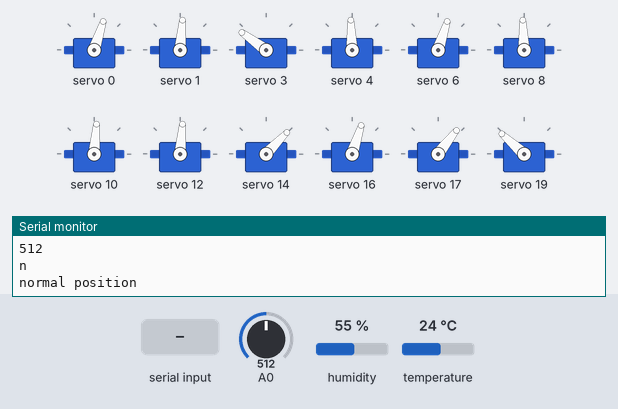
A sketch run on a simulated Arduino Uno, built with avr-gcc and run on an emulated ATmega328P. On the bench: 12 × servo, the last lines printed to the serial monitor. Inputs (shaded band) come from the test bench; at power-on: A0 = 512, humidity 55 %, temperature 24 °C.

Above: at 2.6 s.
2.7 s: "f" received over Serial
At 3.75 s:
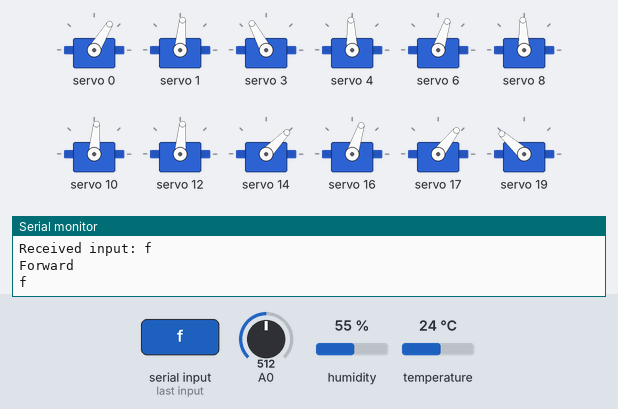
At 4.4 s:
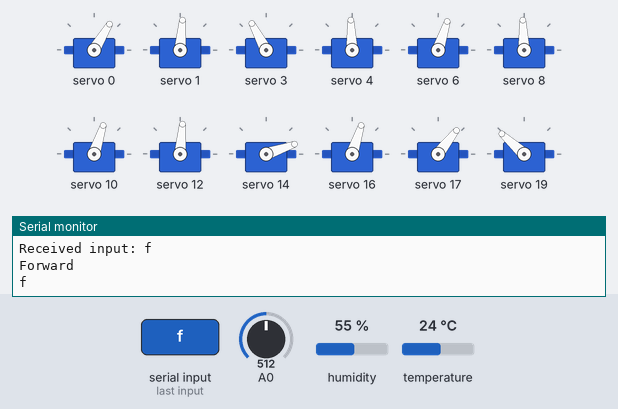
6.2 s: "b" received over Serial
9.7 s: "r" received over Serial
At 11.8 s:
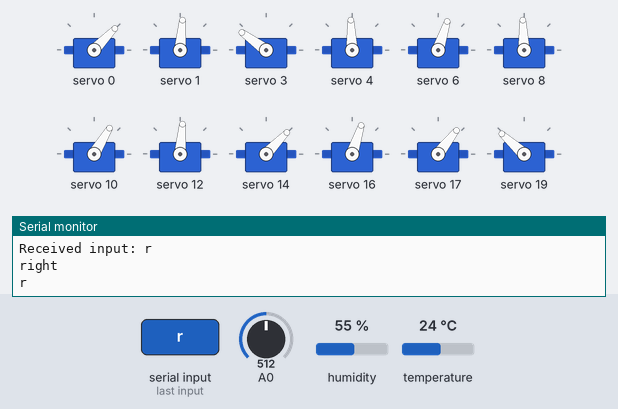
13.2 s: "l" received over Serial
16.7 s: "c" received over Serial
At 19.4 s:
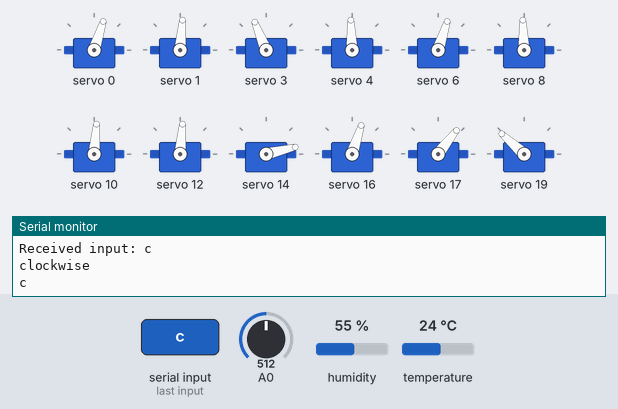
20.4 s: "a" received over Serial
Timing chart, 0 to 24.9 s (numbered marks = the images above; inputs shaded):
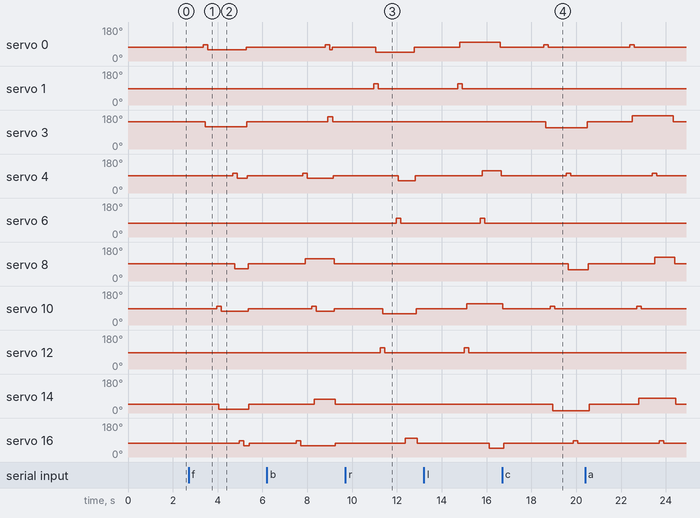

The sketch:

Hexapod_robot_surveillance.ino
```cpp
#include <Adafruit_PWMServoDriver.h>
#include "DHT.h"
#include <Wire.h>
#include <Adafruit_PWMServoDriver.h>

#define SERVOMIN  125                                                 // this is the 'minimum' pulse length count (out of 4096)
#define SERVOMAX  625                                                 // this is the 'maximum' pulse length count (out of 4096)
#define DHTPIN 2
#define DHTTYPE DHT11
/* The main algorithm behind the movement of hexapod to implement the wave gate
 */
int mq=A0;
int x;

Adafruit_PWMServoDriver pwm1 = Adafruit_PWMServoDriver(0x40);
Adafruit_PWMServoDriver pwm2 = Adafruit_PWMServoDriver(0x41);
DHT dht(DHTPIN, DHTTYPE);

// each servo motor is positioned at a specific angle in order to keep the hexapod in standing condition.
#define normal_leg11 50
#define normal_leg12 60
#define normal_leg13 105 //close to body
#define normal_leg21 65
#define normal_leg22 50
#define normal_leg23 65 //close to body
#define normal_leg31 60
#define normal_leg32 60
#define normal_leg33 30 //close to body
#define normal_leg41 50
#define normal_leg42 35
#define normal_leg43 100 //close to body
#define normal_leg51 65
#define normal_leg52 60
#define normal_leg53 65 //close to body
#define normal_leg61 45
#define normal_leg62 60
#define normal_leg63 39 //close to body

#define SERVO_FREQ 50 // Analog servos run at ~50 Hz updates

// delay of 25 milliseconds is given between // consecutive rotations of different servos.
#define DELAY 100


char command='n';

void setup() {
  Serial.begin(9600);

  pwm1.begin();
  pwm1.setPWMFreq(SERVO_FREQ);  // This is the PWM1 frequencY

  pwm2.begin();
  pwm2.setPWMFreq(SERVO_FREQ);  // This is the PWM2 frequency

  Serial.println(F("DHT ON"));
  dht.begin();

  pinMode(A0,INPUT);
}

void loop() {

//DHT11
  delay(1000);
  float h = dht.readHumidity();
  float t = dht.readTemperature();
  float f = dht.readTemperature(true);

  if (isnan(h) || isnan(t) || isnan(f)) {
    Serial.println(F("Failed to read from DHT sensor!"));
    return;
  }

  float hif = dht.computeHeatIndex(f, h);
  float hic = dht.computeHeatIndex(t, h, false);

  Serial.print(F("Humidity: "));
  Serial.print(h);
  Serial.print(F("%  Temperature: "));
  Serial.print(t);
  Serial.print(F("°C "));
  Serial.print(f);
  Serial.print(F("°F  Heat index: "));
  Serial.print(hic);
  Serial.print(F("°C "));
  Serial.print(hif);
  Serial.println(F("°F"));

//MQ6 sensor
  x=analogRead(A0);
  Serial.println(x);
  delay(500);

//hexapod
  if (Serial.available()>0) {
    command = Serial.read();
    Serial.print("Received input: ");
    Serial.println(command);
    Serial.read();
  }
    if(command=='f'){
      Serial.println("Forward");
      Serial.println(command);
      moveForward();
    }

    else if(command=='b'){
      Serial.println("back");
      Serial.println(command);
      moveBackward();
    }
    else if(command=='r'){
      Serial.println("right");
      Serial.println(command);
      moveRight();
    }
    else if(command=='l'){
      Serial.println("left");
      Serial.println(command);
      moveLeft();
    }
    else if(command=='c'){
      Serial.println("clockwise");
      Serial.println(command);
      turnClockWise();
    }
    else if(command=='a'){
      Serial.println("anticlockwise");
      Serial.println(command);
      turnAntiClockWise();
    }
    else if(command=='n'){
      Serial.println(command);
      move2normalAngle();
    }
    else {
      Serial.println("Invalid input");
    }
}

//gets angle in degree and returns the pulse width
uint16_t atop(uint16_t angle)
{
  return map(angle, 0, 180, SERVOMIN, SERVOMAX);
}

// This function will move all servos to their normal angle.
void move2normalAngle()
{
  // Leg 1
  pwm1.setPWM(0,0,(atop(normal_leg11)));
  delay(15);
  pwm1.setPWM(1,0,(atop(normal_leg12)));
  delay(15);
  pwm1.setPWM(3,0,(atop(normal_leg13)));
  delay(15);
  // Leg 2
  pwm1.setPWM(4,0,(atop(normal_leg21)));
  delay(15);
  pwm1.setPWM(6,0,(atop(normal_leg22)));
  delay(15);
  pwm1.setPWM(8,0,(atop(normal_leg23)));
  delay(15);
  // Leg 3
  pwm1.setPWM(10,0,(atop(normal_leg31)));
  delay(15);
  pwm1.setPWM(12,0,(atop(normal_leg32)));
  delay(15);
  pwm1.setPWM(14,0,(atop(normal_leg33)));
  delay(15);
  // Leg 4
  pwm2.setPWM(0,0,(atop(normal_leg41)));
  delay(15);
  pwm2.setPWM(1,0,(atop(normal_leg42)));
  delay(15);
  pwm2.setPWM(3,0,(atop(normal_leg43)));
  delay(15);
  // Leg 5
  pwm2.setPWM(4,0,(atop(normal_leg51)));
  delay(15);
  pwm2.setPWM(6,0,(atop(normal_leg52)));
  delay(15);
  pwm2.setPWM(8,0,(atop(normal_leg53)));
  delay(15);
  // Leg 6
  pwm2.setPWM(10,0,(atop(normal_leg61)));
  delay(15);
  pwm2.setPWM(12,0,(atop(normal_leg62)));
  delay(15);
  pwm2.setPWM(14,0,(atop(normal_leg63)));
  delay(15);

  Serial.println("normal position");
}

// This function will move hexapod in forward direction
void moveForward()
{
  // Leg 1
  pwm1.setPWM(0,0,(atop(normal_leg11 + 10)));
  delay(DELAY);
  pwm1.setPWM(3,0,(atop(normal_leg13 - 20)));
  delay(DELAY);
  pwm1.setPWM(0,0,(atop(normal_leg11 - 10)));
  delay(DELAY);
  // Leg 5
  pwm2.setPWM(4,0,(atop(normal_leg51 + 10)));
  delay(DELAY);
  pwm2.setPWM(8,0,(atop(normal_leg53 + 20)));
  delay(DELAY);
  pwm2.setPWM(4,0,(atop(normal_leg51 - 10)));
  delay(DELAY);
  // Leg 3
  pwm1.setPWM(10,0,(atop(normal_leg31 + 10)));
  delay(DELAY);
  pwm1.setPWM(14,0,(atop(normal_leg33 - 20)));
  delay(DELAY);
  pwm1.setPWM(10,0,(atop(normal_leg31 - 10)));
  delay(DELAY);

  delay(DELAY);

  // Leg 6
  pwm2.setPWM(10,0,(atop(normal_leg61 + 10)));
  delay(DELAY);
  pwm2.setPWM(14,0,(atop(normal_leg63 + 20)));
  delay(DELAY);
  pwm2.setPWM(10,0,(atop(normal_leg61 - 10)));
  delay(DELAY);
  // Leg 2
  pwm1.setPWM(4,0,(atop(normal_leg21 + 10)));
  delay(DELAY);
  pwm1.setPWM(8,0,(atop(normal_leg23 - 20)));
  delay(DELAY);
  pwm1.setPWM(4,0,(atop(normal_leg21 - 10)));
  delay(DELAY);
  // Leg 4
  pwm2.setPWM(0,0,(atop(normal_leg41 + 10)));
  delay(DELAY);
  pwm2.setPWM(3,0,(atop(normal_leg43 + 20)));
  delay(DELAY);
  pwm2.setPWM(0,0,(atop(normal_leg41 - 10)));
  delay(DELAY);

  // move all servos to their normal angle
  move2normalAngle();
  delay(DELAY);
}

// This function will move hexapod in backward direction
void moveBackward()
{
  // Leg 6
  pwm2.setPWM(10,0,(atop(normal_leg61 + 10)));
  delay(DELAY);
  pwm2.setPWM(14,0,(atop(normal_leg63 - 20)));
  delay(DELAY);
  pwm2.setPWM(10,0,(atop(normal_leg61 - 10)));
  delay(DELAY);
  // Leg 4
  pwm2.setPWM(0,0,(atop(normal_leg41 + 10)));
  delay(DELAY);
  pwm2.setPWM(3,0,(atop(normal_leg43 - 20)));
  delay(DELAY);
  pwm2.setPWM(0,0,(atop(normal_leg41 - 10)));
  delay(DELAY);
  // Leg 2
  pwm1.setPWM(4,0,(atop(normal_leg21 + 10)));
  delay(DELAY);
  pwm1.setPWM(8,0,(atop(normal_leg23 + 20)));
  delay(DELAY);
  pwm1.setPWM(4,0,(atop(normal_leg21 - 10)));
  delay(DELAY);

  delay(DELAY);

  // Leg 3
  pwm1.setPWM(10,0,(atop(normal_leg31 + 10)));
  delay(DELAY);
  pwm1.setPWM(14,0,(atop(normal_leg33 + 20)));
  delay(DELAY);
  pwm1.setPWM(10,0,(atop(normal_leg31 - 10)));
  delay(DELAY);
  // Leg 5
  pwm2.setPWM(4,0,(atop(normal_leg51 + 10)));
  delay(DELAY);
  pwm2.setPWM(8,0,(atop(normal_leg53 - 20)));
  delay(DELAY);
  pwm2.setPWM(4,0,(atop(normal_leg51 - 10)));
  delay(DELAY);
  // Leg 1
  pwm1.setPWM(0,0,(atop(normal_leg11 + 10)));
  delay(DELAY);
  pwm1.setPWM(3,0,(atop(normal_leg13 + 20)));
  delay(DELAY);
  pwm1.setPWM(0,0,(atop(normal_leg11 - 10)));
  delay(DELAY);
  // move all servos to their normal angle
  move2normalAngle();
  delay(15);
}

// This function will move hexapod towards right
void moveRight()
{
  // Leg 1
  pwm1.setPWM(1,0,(atop(normal_leg12 + 20)));
  delay(DELAY);
  pwm1.setPWM(0,0,(atop(normal_leg11 - 20)));
  delay(DELAY);
  pwm1.setPWM(1,0,(atop(normal_leg12)));
  delay(DELAY);
  // Leg 3
  pwm1.setPWM(12,0,(atop(normal_leg32 + 20)));
  delay(DELAY);
  pwm1.setPWM(10,0,(atop(normal_leg31 - 20)));
  delay(DELAY);
  pwm1.setPWM(12,0,(atop(normal_leg32)));
  delay(DELAY);
  // Leg 5
  pwm2.setPWM(6,0,(atop(normal_leg52 + 20)));
  delay(DELAY);
  pwm2.setPWM(4,0,(atop(normal_leg51 + 20)));
  delay(DELAY);
  pwm2.setPWM(6,0,(atop(normal_leg52)));
  delay(DELAY);

  delay(DELAY);

  // Leg 2
  pwm1.setPWM(6,0,(atop(normal_leg22 + 20)));
  delay(DELAY);
  pwm1.setPWM(4,0,(atop(normal_leg21 - 20)));
  delay(DELAY);
  pwm1.setPWM(6,0,(atop(normal_leg22)));
  delay(DELAY);
  // Leg 4
  pwm2.setPWM(1,0,(atop(normal_leg42 + 20)));
  delay(DELAY);
  pwm2.setPWM(0,0,(atop(normal_leg41 + 20)));
  delay(DELAY);
  pwm2.setPWM(1,0,(atop(normal_leg42)));
  delay(DELAY);
  // Leg 6
  pwm2.setPWM(12,0,(atop(normal_leg62 + 20)));
  delay(DELAY);
  pwm2.setPWM(10,0,(atop(normal_leg61 + 20)));
  delay(DELAY);
  pwm2.setPWM(12,0,(atop(normal_leg62)));
  // move all servos to their normal angle
  move2normalAngle();
  delay(DELAY);
}

// This function will move hexapod towards left
void moveLeft()  {
  // Leg 1
  pwm1.setPWM(1,0,(atop(normal_leg12 + 20)));
  delay(DELAY);
  pwm1.setPWM(0,0,(atop(normal_leg11 + 20)));
  delay(DELAY);
  pwm1.setPWM(1,0,(atop(normal_leg12)));
  delay(DELAY);
  // Leg 3
  pwm1.setPWM(12,0,(atop(normal_leg32 + 20)));
  delay(DELAY);
  pwm1.setPWM(10,0,(atop(normal_leg31 + 20)));
  delay(DELAY);
  pwm1.setPWM(12,0,(atop(normal_leg32)));
  delay(DELAY);
  // Leg 5
  pwm2.setPWM(6,0,(atop(normal_leg52 + 20)));
  delay(DELAY);
  pwm2.setPWM(4,0,(atop(normal_leg51 - 20)));
  delay(DELAY);
  pwm2.setPWM(6,0,(atop(normal_leg52)));
  delay(DELAY);

  delay(DELAY);

  // Leg 2
  pwm1.setPWM(6,0,(atop(normal_leg22 + 20)));
  delay(DELAY);
  pwm1.setPWM(4,0,(atop(normal_leg21 + 20)));
  delay(DELAY);
  pwm1.setPWM(6,0,(atop(normal_leg22)));
  delay(DELAY);
  // Leg 4
  pwm2.setPWM(1,0,(atop(normal_leg42 + 20)));
  delay(DELAY);
  pwm2.setPWM(0,0,(atop(normal_leg41 - 20)));
  delay(DELAY);
  pwm2.setPWM(1,0,(normal_leg42));
  delay(DELAY);
  // Leg 6
  pwm2.setPWM(12,0,(atop(normal_leg62 + 20)));
  delay(DELAY);
  pwm2.setPWM(10,0,(atop(normal_leg61 - 20)));
  delay(DELAY);
  pwm2.setPWM(12,0,(atop(normal_leg62)));
  delay(DELAY);

  // move all servos to their normal angle
  move2normalAngle();
  delay(DELAY);
}

// this function will turn hexapod in clockwise direction
void turnClockWise()
{
  // Leg 1
  pwm1.setPWM(0,0,(atop(normal_leg11 + 10)));
  delay(DELAY);
  pwm1.setPWM(3,0,(atop(normal_leg13 - 25)));
  delay(DELAY);
  pwm1.setPWM(0,0,(atop(normal_leg11)));
  delay(DELAY);
  // Leg 3
  pwm1.setPWM(10,0,(atop(normal_leg31 + 10)));
  delay(DELAY);
  pwm1.setPWM(14,0,(atop(normal_leg33 - 25)));
  delay(DELAY);
  pwm1.setPWM(10,0,(atop(normal_leg31)));
  delay(DELAY);
  // Leg 5
  pwm2.setPWM(4,0,(atop(normal_leg51 + 10)));
  delay(DELAY);
  pwm2.setPWM(8,0,(atop(normal_leg51 - 25)));
  delay(DELAY);
  pwm2.setPWM(4,0,(atop(normal_leg51)));
  delay(DELAY);

  delay(DELAY);

  // Leg 2
  pwm1.setPWM(4,0,(atop(normal_leg21 + 10)));
  delay(DELAY);
  pwm1.setPWM(8,0,(atop(normal_leg23 - 25)));
  delay(DELAY);
  pwm1.setPWM(4,0,(atop(normal_leg21)));
  delay(DELAY);
  // Leg 4
  pwm2.setPWM(0,0,(atop(normal_leg41 + 10)));
  delay(DELAY);
  pwm2.setPWM(3,0,(atop(normal_leg43 - 25)));
  delay(DELAY);
  pwm2.setPWM(0,0,(atop(normal_leg41)));
  delay(DELAY);
  // Leg 6
  pwm2.setPWM(10,0,(atop(normal_leg61 + 10)));
  delay(DELAY);
  pwm2.setPWM(14,0,(atop(normal_leg63 - 25)));
  delay(DELAY);
  pwm2.setPWM(10,0,(atop(normal_leg61)));
  delay(DELAY);

  // move all servos to their normal angle
  move2normalAngle();
  delay(DELAY);
}

// This function will turn hexapod in anti-clockwise direction
void turnAntiClockWise()
{
  // Leg 1
  pwm1.setPWM(0,0,(atop(normal_leg11 + 10)));
  delay(DELAY);
  pwm1.setPWM(3,0,(atop(normal_leg13 + 25)));
  delay(DELAY);
  pwm1.setPWM(0,0,(atop(normal_leg11)));
  delay(DELAY);
  // Leg 3
  pwm1.setPWM(10,0,(atop(normal_leg31 + 10)));
  delay(DELAY);
  pwm1.setPWM(14,0,(atop(normal_leg33 + 25)));
  delay(DELAY);
  pwm1.setPWM(10,0,(atop(normal_leg31)));
  delay(DELAY);
  // Leg 5
  pwm2.setPWM(4,0,(atop(normal_leg51 + 10)));
  delay(DELAY);
  pwm2.setPWM(8,0,(atop(normal_leg51 + 25)));
  delay(DELAY);
  pwm2.setPWM(4,0,(atop(normal_leg51)));
  delay(DELAY);

  delay(DELAY);

  // Leg 2
  pwm1.setPWM(4,0,(atop(normal_leg21 + 10)));
  delay(DELAY);
  pwm1.setPWM(8,0,(atop(normal_leg23 + 25)));
  delay(DELAY);
  pwm1.setPWM(4,0,(atop(normal_leg21)));
  delay(DELAY);
  // Leg 4
  pwm2.setPWM(0,0,(atop(normal_leg41 + 10)));
  delay(DELAY);
  pwm2.setPWM(3,0,(atop(normal_leg43 + 25)));
  delay(DELAY);
  pwm2.setPWM(0,0,(atop(normal_leg41)));
  delay(DELAY);
  // Leg 6
  pwm2.setPWM(10,0,(atop(normal_leg61 + 10)));
  delay(DELAY);
  pwm2.setPWM(14,0,(atop(normal_leg63 + 25)));
  delay(DELAY);
  pwm2.setPWM(10,0,(atop(normal_leg61)));
  delay(DELAY);

  // move all servos to their normal angle
  move2normalAngle();
  delay(DELAY);
}
```

Measured:
- after the input at 2.7 s, servo 0: 72° → 85° after 0.65 s, → 59° 0.20 s later, → 72° 1.7 s later; servo 3: 144° → 118° after 0.75 s, → 144° 1.8 s later; servo 4: 92° → 105° after 2.0 s, → 78° 0.20 s later, → 92° 0.45 s later; servo 8: 92° → 66° after 2.1 s, → 92° 0.60 s later; servo 10: 85° → 98° after 1.3 s, → 72° 0.20 s later, → 85° 1.2 s later
- after the input at 9.7 s, servo 1: 85° → 112° after 1.3 s, → 85° 0.20 s later; servo 3: stays 144° (without the input it goes to 171° after 3.0 s); servo 6: 72° → 98° after 2.3 s, → 72° 0.20 s later; servo 8: stays 92° (without the input it goes to 118° after 2.0 s); servo 12: 85° → 112° after 1.6 s, → 85° 0.20 s later
- after the input at 16.7 s, servo 0: 72° → 85° after 1.8 s, → 72° 0.20 s later; servo 1: stays 85° (without the input it goes to 112° after 1.8 s); servo 3: 144° → 112° after 1.9 s; servo 4: 92° → 105° after 2.9 s, → 92° 0.20 s later; servo 6: stays 72° (without the input it goes to 98° after 2.9 s)
